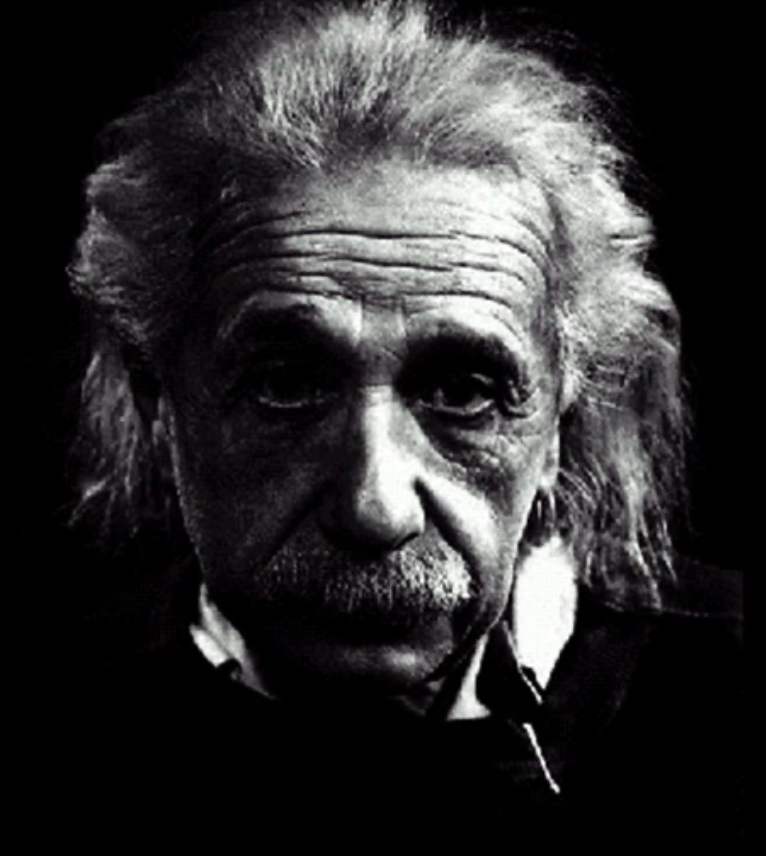
#> input picture test_gray.png, 766 x 856 px
$ python cvwork2.py
#> lines starting #> are read from the running program, lines starting #| are printed output that depends on the picture
from PIL import Image

# 读取图片
img = Image.open('test_gray.png')
#> img is the input picture: PIL image 766x856 RGBA; mean R, G, B, A 46.6, 45.8, 46.6, 255

# 图像平移
def translate(img, dx, dy):
#> called with dx = 50, dy = 50
    img_trans = Image.new(img.mode, img.size, color=0)
#> img_trans: PIL image 766x856 RGBA; every value is 0
    width, height = img.size
#> width = 766; height = 856
    for x in range(width):
        for y in range(height):
            if x+dx < width and y+dy < height:
                img_trans.putpixel((x+dx, y+dy), img.getpixel((x,y)))
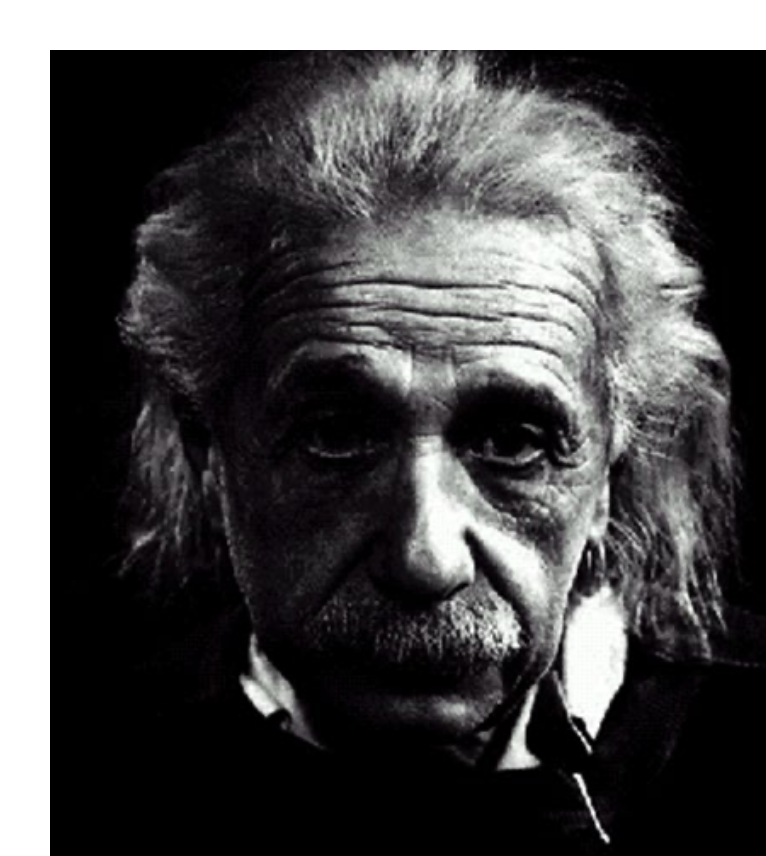
#> img_trans: PIL image 766x856 RGBA; mean R, G, B, A 46.5, 45.8, 46.5, 224.4; transparent parts drawn white
    return img_trans

# 图像镜像
def mirror(img, direction):
#> called with direction = 'horizontal'
    img_mirror = Image.new(img.mode, img.size, color=0)
    width, height = img.size
#> width = 766; height = 856
    for x in range(width):
        for y in range(height):
            if direction == 'vertical':  # 竖直镜像
                img_mirror.putpixel((x, height-y-1), img.getpixel((x,y)))
            elif direction == 'horizontal':  # 水平镜像
                img_mirror.putpixel((width-x-1, y), img.getpixel((x,y)))
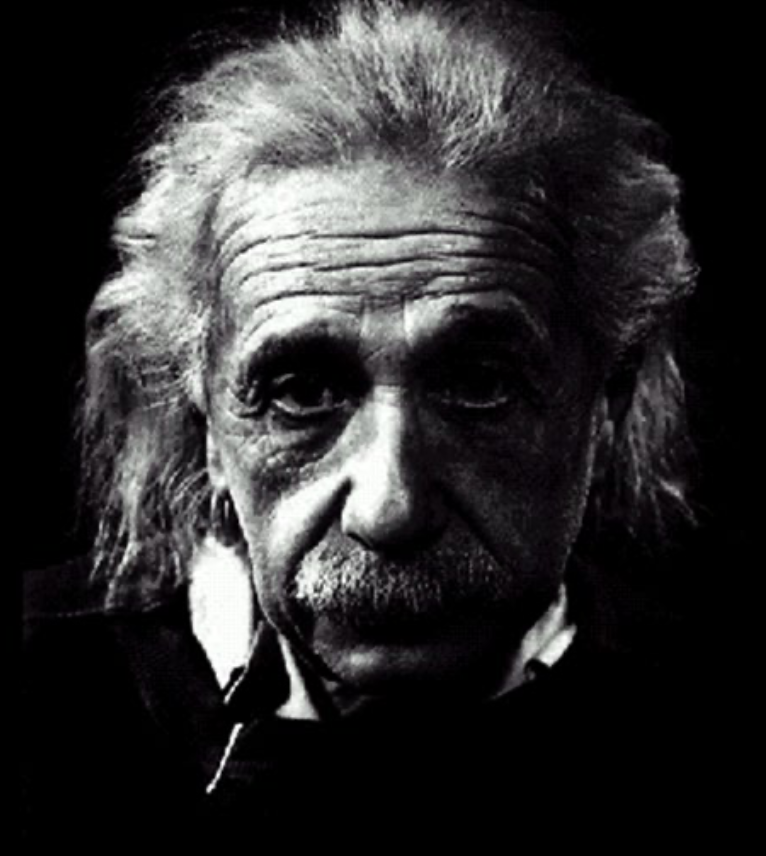
#> img_mirror: PIL image 766x856 RGBA; mean R, G, B, A 46.6, 45.8, 46.6, 255
    return img_mirror

# 图像旋转
def rotate(img, angle):
#> called with angle = 0.524
    img_rot = Image.new(img.mode, img.size, color=0)
    width, height = img.size
#> width = 766; height = 856
    for x in range(width):
        for y in range(height):
            xx = int((x-width/2)*math.cos(angle) - (y-height/2)*math.sin(angle) + width/2)
            yy = int((x-width/2)*math.sin(angle) + (y-height/2)*math.cos(angle) + height/2)
            if 0 <= xx < width and 0 <= yy < height:
                img_rot.putpixel((xx,yy), img.getpixel((x,y)))
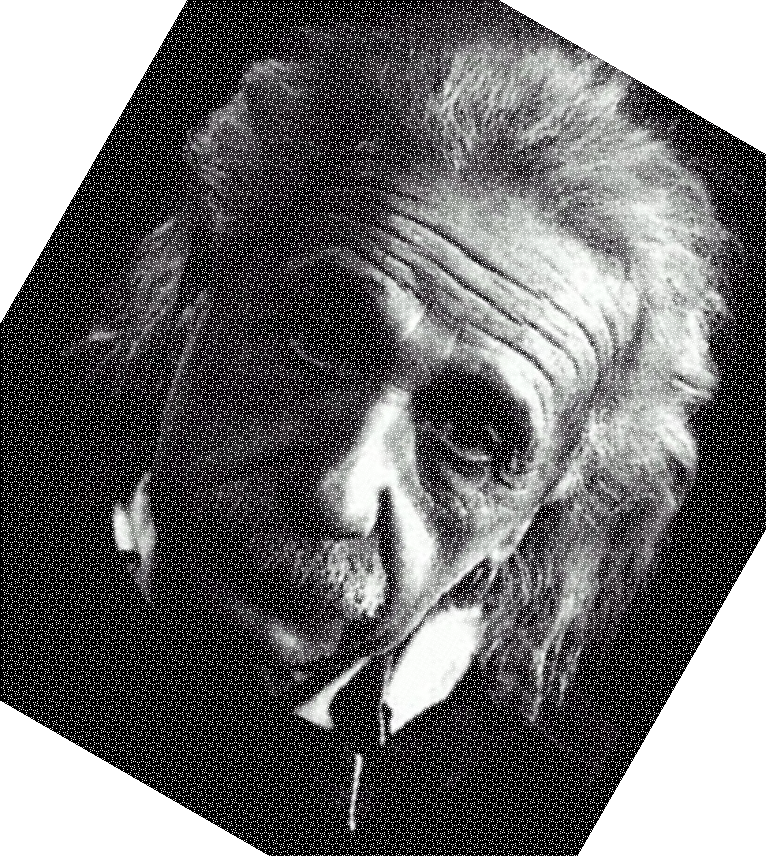
#> img_rot: PIL image 766x856 RGBA; mean R, G, B, A 40.3, 39.7, 40.3, 186.3; transparent parts drawn white
    return img_rot

# 图像复合变换
def compound_transform(img, dx, dy, mirror_direction, angle):
    img_trans = translate(img, dx, dy)
    img_mirror = mirror(img_trans, mirror_direction)
#> call 2 of mirror, with direction = 'horizontal'
#> after the loop in mirror (call 2), `for x in range(width):`:
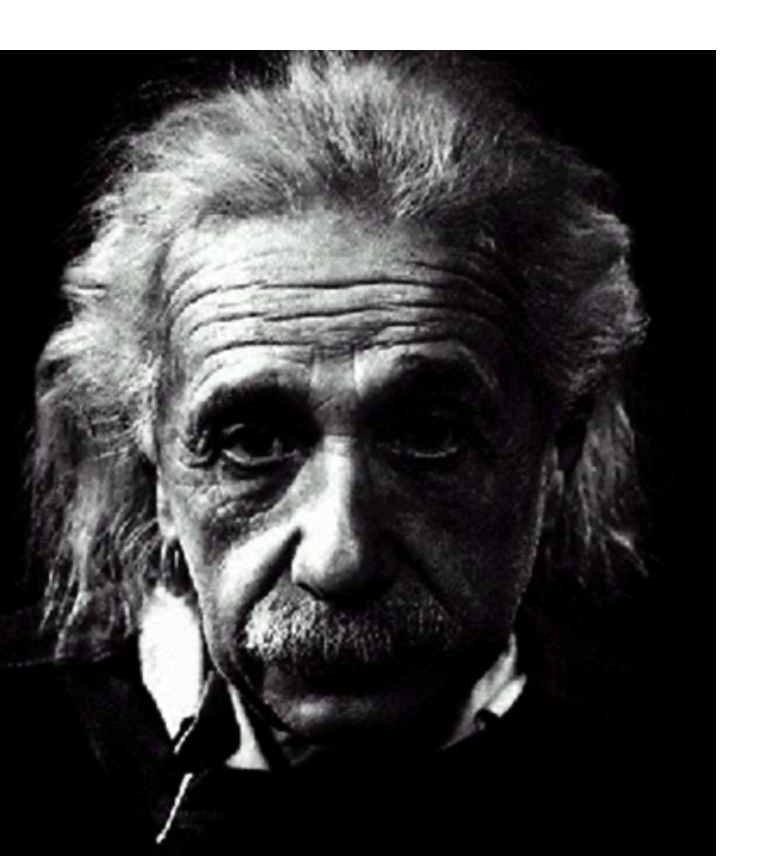
#> img_mirror: PIL image 766x856 RGBA; mean R, G, B, A 46.5, 45.8, 46.5, 224.4; transparent parts drawn white
    img_rot = rotate(img_mirror, angle)
#> call 2 of rotate, with angle = 0.524
#> after the loop in rotate (call 2), `for x in range(width):`:
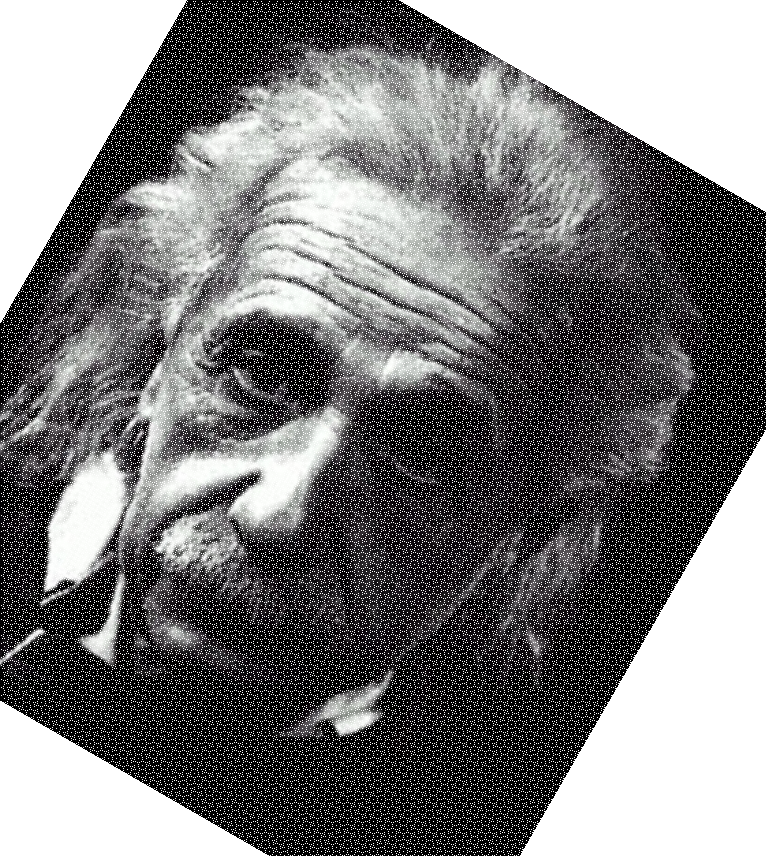
#> img_rot: PIL image 766x856 RGBA; mean R, G, B, A 40.1, 39.5, 40.2, 172.8; transparent parts drawn white
    return img_rot

# 平移图片
img_trans = translate(img, 50, 50)
#img_trans.save('trans.png')

# 镜像图片
img_mirror = mirror(img, 'horizontal')
#img_mirror.save('mirror.png')

# 旋转图片
import math
img_rot = rotate(img, math.pi/6)
#img_rot.save('rotate.png')

# 复合变换
img_compound = compound_transform(img, 50, 50, 'horizontal', math.pi/6)
#img_compound.save('compound.png')


#显示图片
img_trans.show()
img_mirror.show()
img_compound.show()
